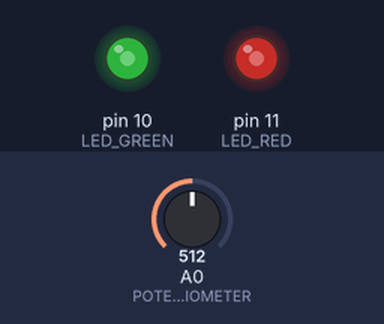
The sketch below on a simulated Arduino Uno, built with avr-gcc and run on an emulated ATmega328P. Parts: output pins drawn as LEDs (lit = HIGH). The inputs (shaded band) are chosen by the test bench; at power-on: A0 (POTENTIOMETER) = 512.

Above: at 1.2 s.
1.3 s: A0 (POTENTIOMETER) set to 716
At 2.5 s:
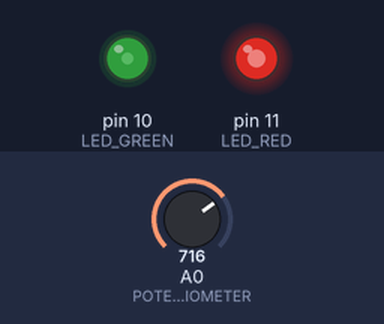
2.8 s: A0 (POTENTIOMETER) set to 900
At 3.7 s:
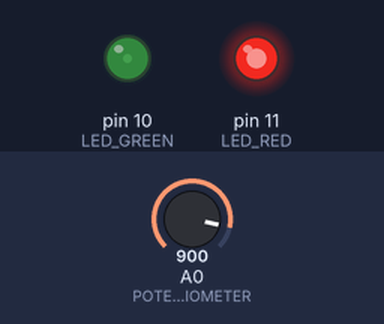
4.3 s: A0 (POTENTIOMETER) set to 1023
At 4.9 s:
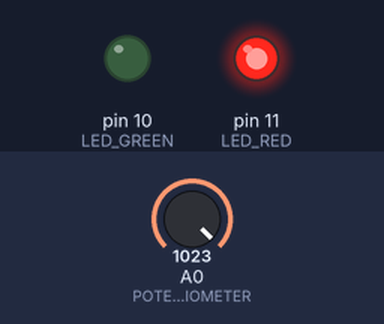
5.8 s: A0 (POTENTIOMETER) set to 306
At 7.0 s:
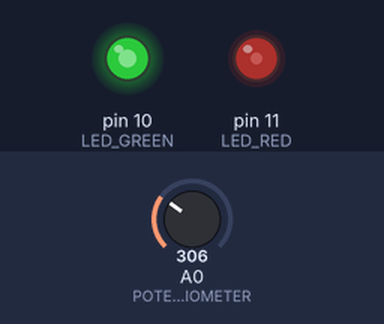
7.3 s: A0 (POTENTIOMETER) set to 122
At 8.4 s:
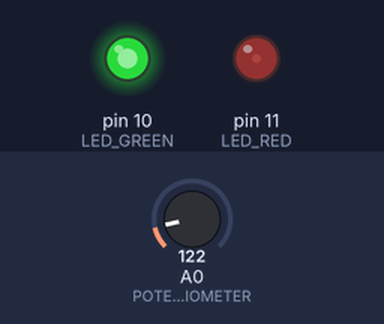
Timing chart, 0 to 9.8 s (numbered marks = the images above; inputs shaded):
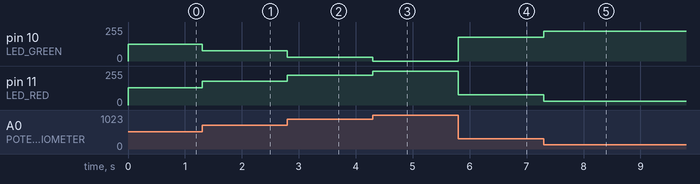

The sketch:

job10.ino
```cpp
const int POTENTIOMETER = A0;
const int LED_RED = 11;
const int LED_GREEN = 10;

int reading = 0; // store potentiometer reading

void setup() {

  pinMode (LED_RED, OUTPUT);
  pinMode (LED_GREEN,  OUTPUT);

}

void loop() {

  reading = analogRead(POTENTIOMETER); // read value from potentiometer
  /* potentiometer reading must be divided by 4
  to scale it down from a range of 0-1023 to 0-255,
  the range used by analogWrite() */
  analogWrite(LED_RED, reading/4); // set brightness of red LED
  analogWrite(LED_GREEN, (1023-reading)/4); // set the brightness of green LED

}
```

Measured:
- after the input at 1.3 s, pin 10 (LED_GREEN): 127/255 → 76/255 at once; pin 11 (LED_RED): 128/255 → 179/255 at once
- after the input at 2.8 s, pin 10 (LED_GREEN): 76/255 → 30/255 at once; pin 11 (LED_RED): 179/255 → 225/255 at once
- after the input at 4.3 s, pin 10 (LED_GREEN): 30/255 → 0/255 at once; pin 11 (LED_RED): 225/255 → 255/255 at once
- after the input at 5.8 s, pin 10 (LED_GREEN): 0/255 → 179/255 at once; pin 11 (LED_RED): 255/255 → 76/255 at once
- after the input at 7.3 s, pin 10 (LED_GREEN): 179/255 → 225/255 at once; pin 11 (LED_RED): 76/255 → 30/255 at once
